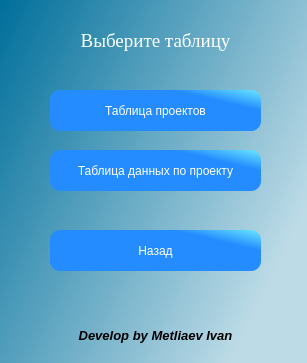
<?xml version="1.0" encoding="UTF-8"?>
<ui version="4.0">
 <class>MainWindow</class>
 <widget class="QMainWindow" name="MainWindow">
  <property name="geometry">
   <rect>
    <x>0</x>
    <y>0</y>
    <width>307</width>
    <height>363</height>
   </rect>
  </property>
  <property name="minimumSize">
   <size>
    <width>0</width>
    <height>0</height>
   </size>
  </property>
  <property name="maximumSize">
   <size>
    <width>1000</width>
    <height>1000</height>
   </size>
  </property>
  <property name="windowTitle">
   <string>Выбор таблицы</string>
  </property>
  <property name="styleSheet">
   <string notr="true">QWidget#centralwidget{
     background:qlineargradient(spread:pad, x1:0, y1:0, x2:1, y2:0.574, stop:0 rgba(0, 111, 155, 255), stop:1 rgba(187, 218, 230, 248));
}</string>
  </property>
  <widget class="QWidget" name="centralwidget">
   <widget class="QPushButton" name="backButton">
    <property name="geometry">
     <rect>
      <x>50</x>
      <y>230</y>
      <width>211</width>
      <height>41</height>
     </rect>
    </property>
    <property name="styleSheet">
     <string notr="true">QPushButton{
     background-color: qlineargradient(spread:pad, x1:0.75, y1:0.204545, x2:1, y2:0, stop:0 rgba(36, 140, 255, 255), stop:1 rgba(106, 232, 255, 255));
     border-style: outset;
     border-radius: 10px;
     font: 12pt &quot;Times New Roman&quot;;
	 color:white;
 }

QPushButton:hover{
     background-color:qlineargradient(spread:reflect, x1:0, y1:0.261, x2:0.989, y2:0, stop:0.267045 rgba(255, 0, 0, 255), stop:1 rgba(255, 255, 255, 255));
     border-style: inset;
     font: 14pt &quot;Times New Roman&quot;;
	 color:black;
 }</string>
    </property>
    <property name="text">
     <string>Назад</string>
    </property>
   </widget>
   <widget class="QPushButton" name="table_1Button">
    <property name="geometry">
     <rect>
      <x>50</x>
      <y>90</y>
      <width>211</width>
      <height>41</height>
     </rect>
    </property>
    <property name="styleSheet">
     <string notr="true">QPushButton{
     background-color: qlineargradient(spread:pad, x1:0.75, y1:0.204545, x2:1, y2:0, stop:0 rgba(36, 140, 255, 255), stop:1 rgba(106, 232, 255, 255));
     border-style: outset;
     border-radius: 10px;
     font: 12pt &quot;Times New Roman&quot;;
	 color:white;
 }

QPushButton:hover{
     background-color:qlineargradient(spread:pad, x1:0, y1:0, x2:1, y2:0, stop:0 rgba(0, 171, 0, 255), stop:1 rgba(255, 255, 255, 255));
     border-style: inset;
     font: 14pt &quot;Times New Roman&quot;;
	 color:black;
 }</string>
    </property>
    <property name="text">
     <string>Таблица проектов</string>
    </property>
   </widget>
   <widget class="QLabel" name="label_2">
    <property name="geometry">
     <rect>
      <x>10</x>
      <y>20</y>
      <width>291</width>
      <height>41</height>
     </rect>
    </property>
    <property name="font">
     <font>
      <family>Times New Roman</family>
      <pointsize>14</pointsize>
      <weight>50</weight>
      <bold>false</bold>
     </font>
    </property>
    <property name="styleSheet">
     <string notr="true">QLabel{
font: 14pt &quot;Times New Roman&quot;;
color:white
}</string>
    </property>
    <property name="text">
     <string>Выберите таблицу</string>
    </property>
    <property name="alignment">
     <set>Qt::AlignCenter</set>
    </property>
    <property name="wordWrap">
     <bool>true</bool>
    </property>
   </widget>
   <widget class="QPushButton" name="table_2Button">
    <property name="geometry">
     <rect>
      <x>50</x>
      <y>150</y>
      <width>211</width>
      <height>41</height>
     </rect>
    </property>
    <property name="styleSheet">
     <string notr="true">QPushButton{
     background-color: qlineargradient(spread:pad, x1:0.75, y1:0.204545, x2:1, y2:0, stop:0 rgba(36, 140, 255, 255), stop:1 rgba(106, 232, 255, 255));
     border-style: outset;
     border-radius: 10px;
     font: 10pt &quot;Times New Roman&quot;;
	 color:white;
 }

QPushButton:hover{
     background-color:qlineargradient(spread:pad, x1:0, y1:0, x2:1, y2:0, stop:0 rgba(0, 171, 0, 255), stop:1 rgba(255, 255, 255, 255));
     border-style: inset;
     font: 12pt &quot;Times New Roman&quot;;
	 color:black;
 }</string>
    </property>
    <property name="text">
     <string>Таблица данных по проекту</string>
    </property>
   </widget>
   <widget class="QLabel" name="label_develop">
    <property name="geometry">
     <rect>
      <x>10</x>
      <y>310</y>
      <width>291</width>
      <height>51</height>
     </rect>
    </property>
    <property name="font">
     <font>
      <family>MS Sans Serif</family>
      <pointsize>10</pointsize>
      <weight>75</weight>
      <italic>true</italic>
      <bold>true</bold>
     </font>
    </property>
    <property name="text">
     <string>Develop by Metliaev Ivan</string>
    </property>
    <property name="alignment">
     <set>Qt::AlignCenter</set>
    </property>
   </widget>
   <widget class="QLabel" name="logo">
    <property name="geometry">
     <rect>
      <x>250</x>
      <y>310</y>
      <width>51</width>
      <height>51</height>
     </rect>
    </property>
    <property name="minimumSize">
     <size>
      <width>30</width>
      <height>30</height>
     </size>
    </property>
    <property name="styleSheet">
     <string notr="true">image:url(:/logo/logo/35th Parallel-logos1.png);
</string>
    </property>
    <property name="text">
     <string/>
    </property>
   </widget>
  </widget>
 </widget>
 <resources>
  <include location="../../../Program for everyday reporting/images/images_store.qrc"/>
 </resources>
 <connections/>
</ui>
